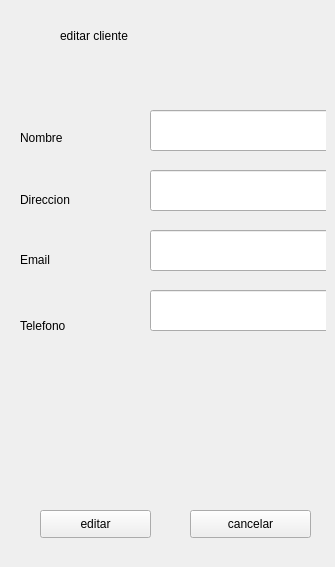
               <widget class="QWidget" name="editarC">
                <widget class="QWidget" name="widget_13" native="true">
                 <property name="geometry">
                  <rect>
                   <x>20</x>
                   <y>20</y>
                   <width>306</width>
                   <height>538</height>
                  </rect>
                 </property>
                 <widget class="QLineEdit" name="lineEdit_62">
                  <property name="geometry">
                   <rect>
                    <x>130</x>
                    <y>90</y>
                    <width>181</width>
                    <height>41</height>
                   </rect>
                  </property>
                 </widget>
                 <widget class="QLineEdit" name="lineEdit_63">
                  <property name="geometry">
                   <rect>
                    <x>130</x>
                    <y>150</y>
                    <width>181</width>
                    <height>41</height>
                   </rect>
                  </property>
                 </widget>
                 <widget class="QLineEdit" name="lineEdit_64">
                  <property name="geometry">
                   <rect>
                    <x>130</x>
                    <y>210</y>
                    <width>181</width>
                    <height>41</height>
                   </rect>
                  </property>
                 </widget>
                 <widget class="QLineEdit" name="lineEdit_65">
                  <property name="geometry">
                   <rect>
                    <x>130</x>
                    <y>270</y>
                    <width>181</width>
                    <height>41</height>
                   </rect>
                  </property>
                 </widget>
                 <widget class="QLabel" name="label_73">
                  <property name="geometry">
                   <rect>
                    <x>40</x>
                    <y>0</y>
                    <width>241</width>
                    <height>31</height>
                   </rect>
                  </property>
                  <property name="text">
                   <string>editar cliente</string>
                  </property>
                 </widget>
                 <widget class="QLabel" name="label_74">
                  <property name="geometry">
                   <rect>
                    <x>0</x>
                    <y>110</y>
                    <width>91</width>
                    <height>16</height>
                   </rect>
                  </property>
                  <property name="text">
                   <string>Nombre</string>
                  </property>
                 </widget>
                 <widget class="QLabel" name="label_75">
                  <property name="geometry">
                   <rect>
                    <x>0</x>
                    <y>170</y>
                    <width>121</width>
                    <height>20</height>
                   </rect>
                  </property>
                  <property name="text">
                   <string>Direccion</string>
                  </property>
                 </widget>
                 <widget class="QLabel" name="label_76">
                  <property name="geometry">
                   <rect>
                    <x>0</x>
                    <y>230</y>
                    <width>91</width>
                    <height>20</height>
                   </rect>
                  </property>
                  <property name="text">
                   <string>Email</string>
                  </property>
                 </widget>
                 <widget class="QLabel" name="label_77">
                  <property name="geometry">
                   <rect>
                    <x>0</x>
                    <y>290</y>
                    <width>91</width>
                    <height>31</height>
                   </rect>
                  </property>
                  <property name="text">
                   <string>Telefono</string>
                  </property>
                 </widget>
                 <widget class="QPushButton" name="pushButton_21">
                  <property name="geometry">
                   <rect>
                    <x>20</x>
                    <y>490</y>
                    <width>111</width>
                    <height>28</height>
                   </rect>
                  </property>
                  <property name="text">
                   <string>editar</string>
                  </property>
                  <property name="icon">
                   <iconset>
                    <normaloff>img/editar.png</normaloff>img/editar.png</iconset>
                  </property>
                  <property name="iconSize">
                   <size>
                    <width>28</width>
                    <height>28</height>
                   </size>
                  </property>
                 </widget>
                 <widget class="QPushButton" name="pushButton_22">
                  <property name="geometry">
                   <rect>
                    <x>170</x>
                    <y>490</y>
                    <width>121</width>
                    <height>28</height>
                   </rect>
                  </property>
                  <property name="text">
                   <string>cancelar</string>
                  </property>
                  <property name="icon">
                   <iconset>
                    <normaloff>img/cancelar.png</normaloff>img/cancelar.png</iconset>
                  </property>
                  <property name="iconSize">
                   <size>
                    <width>28</width>
                    <height>28</height>
                   </size>
                  </property>
                 </widget>
                </widget>
               </widget>
